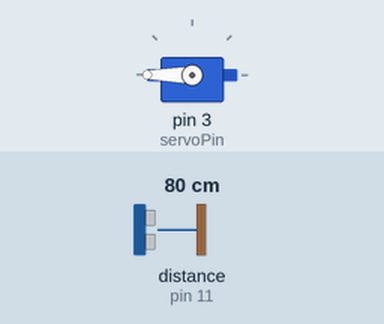
This sketch was run on a simulated Arduino Uno, built with avr-gcc and run on an emulated ATmega328P. Shown: servo. Inputs (shaded band) come from the test bench; at power-on: distance to the obstacle (sensor on pin 11) 80 cm. The echo pulse lasts 58.3 µs per cm; what the sketch prints to the serial monitor is not drawn.

Above: at 2.05 s.
Timing chart, 0 to 5.8 s (numbered marks = the images above):
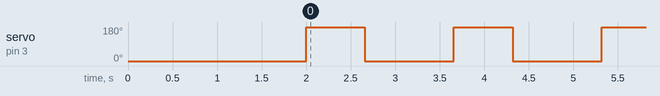

Measured:
- by itself, servo on pin 3 (servoPin): alternates 180° for 0.66 s and 0° for 1.0 s

The sketch:

robut.ino
```cpp
// ---------------------------------------------------------------------------
// Example NewPing library sketch that does a ping about 20 times per second.
// ---------------------------------------------------------------------------

#include <NewPing.h>

#define TRIGGER_PIN  12  // Arduino pin tied to trigger pin on the ultrasonic sensor.
#define ECHO_PIN     11  // Arduino pin tied to echo pin on the ultrasonic sensor.
#define MAX_DISTANCE 200 // Maximum distance we want to ping for (in centimeters). Maximum sensor distance is rated at 400-500cm.
// Include the Servo library
#include <Servo.h>
// Declare the Servo pin
int servoPin = 3;
// Create a servo object
Servo Servo1;
NewPing sonar(TRIGGER_PIN, ECHO_PIN, MAX_DISTANCE); // NewPing setup of pins and maximum distance.

void setup() {
  Serial.begin(115200); // Open serial monitor at 115200 baud to see ping results.
  Servo1.attach(servoPin);
  Servo1.write(0);
  delay(2000);


}

void loop() {
                       // Wait 50ms between pings (about 20 pings/sec). 29ms should be the shortest delay between pings.
  int minu=200;
  int deg;
  int i;

  Servo1.write(0);
  Servo1.write(180);

    for(int i=0;i<=180;i+=9)
      {
        delay(20);
        Serial.print("Ping: ");
        Serial.print(sonar.ping_cm());
        Serial.println("cm");


     if(sonar.ping_cm()<minu && sonar.ping_cm()!=0)
       {
             minu=sonar.ping_cm();
             deg=i;
        }
      }

    Servo1.write(deg);
    delay(1000);


}
```
